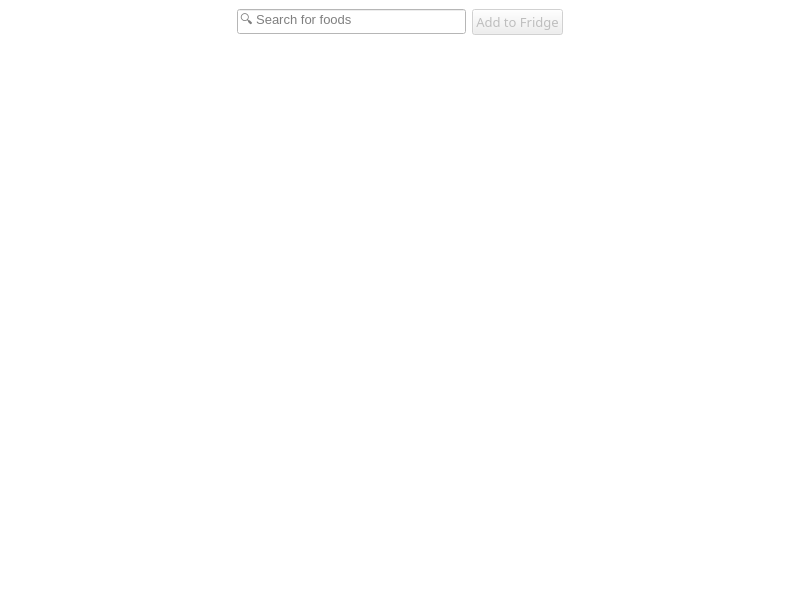
<?xml version="1.0" encoding="UTF-8"?>
<ui version="4.0">
 <class>SearchWindow</class>
 <widget class="QMainWindow" name="SearchWindow">
  <property name="geometry">
   <rect>
    <x>0</x>
    <y>0</y>
    <width>800</width>
    <height>600</height>
   </rect>
  </property>
  <property name="palette">
   <palette>
    <active>
     <colorrole role="Base">
      <brush brushstyle="SolidPattern">
       <color alpha="255">
        <red>255</red>
        <green>255</green>
        <blue>255</blue>
       </color>
      </brush>
     </colorrole>
     <colorrole role="Window">
      <brush brushstyle="SolidPattern">
       <color alpha="255">
        <red>255</red>
        <green>255</green>
        <blue>255</blue>
       </color>
      </brush>
     </colorrole>
    </active>
    <inactive>
     <colorrole role="Base">
      <brush brushstyle="SolidPattern">
       <color alpha="255">
        <red>255</red>
        <green>255</green>
        <blue>255</blue>
       </color>
      </brush>
     </colorrole>
     <colorrole role="Window">
      <brush brushstyle="SolidPattern">
       <color alpha="255">
        <red>255</red>
        <green>255</green>
        <blue>255</blue>
       </color>
      </brush>
     </colorrole>
    </inactive>
    <disabled>
     <colorrole role="Base">
      <brush brushstyle="SolidPattern">
       <color alpha="255">
        <red>255</red>
        <green>255</green>
        <blue>255</blue>
       </color>
      </brush>
     </colorrole>
     <colorrole role="Window">
      <brush brushstyle="SolidPattern">
       <color alpha="255">
        <red>255</red>
        <green>255</green>
        <blue>255</blue>
       </color>
      </brush>
     </colorrole>
    </disabled>
   </palette>
  </property>
  <property name="windowTitle">
   <string>Spartan - Search</string>
  </property>
  <property name="windowIcon">
   <iconset resource="../icon/icon.qrc">
    <normaloff>:/icon/icon_trimmed.png</normaloff>:/icon/icon_trimmed.png</iconset>
  </property>
  <property name="iconSize">
   <size>
    <width>30</width>
    <height>30</height>
   </size>
  </property>
  <widget class="QWidget" name="centralwidget">
   <layout class="QHBoxLayout" name="horizontalLayout_2">
    <item>
     <layout class="QVBoxLayout" name="verticalLayout">
      <item>
       <layout class="QHBoxLayout" name="horizontalLayout">
        <item>
         <spacer name="horizontalSpacer_4">
          <property name="orientation">
           <enum>Qt::Horizontal</enum>
          </property>
          <property name="sizeHint" stdset="0">
           <size>
            <width>40</width>
            <height>20</height>
           </size>
          </property>
         </spacer>
        </item>
        <item>
         <widget class="QLineEdit" name="search_box">
          <property name="sizePolicy">
           <sizepolicy hsizetype="MinimumExpanding" vsizetype="Fixed">
            <horstretch>0</horstretch>
            <verstretch>0</verstretch>
           </sizepolicy>
          </property>
          <property name="minimumSize">
           <size>
            <width>170</width>
            <height>25</height>
           </size>
          </property>
          <property name="maximumSize">
           <size>
            <width>300</width>
            <height>16777215</height>
           </size>
          </property>
          <property name="font">
           <font>
            <family>Segoe UI Symbol</family>
            <pointsize>10</pointsize>
           </font>
          </property>
          <property name="frame">
           <bool>true</bool>
          </property>
          <property name="alignment">
           <set>Qt::AlignLeading|Qt::AlignLeft|Qt::AlignVCenter</set>
          </property>
          <property name="placeholderText">
           <string>🔍 Search for foods</string>
          </property>
         </widget>
        </item>
        <item>
         <widget class="QPushButton" name="add_to_fridge_btn">
          <property name="enabled">
           <bool>false</bool>
          </property>
          <property name="font">
           <font>
            <family>Segoe UI Semilight</family>
            <pointsize>10</pointsize>
           </font>
          </property>
          <property name="text">
           <string>Add to Fridge</string>
          </property>
          <property name="icon">
           <iconset resource="../icon/icon.qrc">
            <normaloff>:/icon/plus.svg</normaloff>:/icon/plus.svg</iconset>
          </property>
         </widget>
        </item>
        <item>
         <spacer name="horizontalSpacer_2">
          <property name="orientation">
           <enum>Qt::Horizontal</enum>
          </property>
          <property name="sizeHint" stdset="0">
           <size>
            <width>40</width>
            <height>20</height>
           </size>
          </property>
         </spacer>
        </item>
       </layout>
      </item>
      <item>
       <widget class="QTableView" name="search_view">
        <property name="palette">
         <palette>
          <active>
           <colorrole role="Highlight">
            <brush brushstyle="SolidPattern">
             <color alpha="255">
              <red>218</red>
              <green>236</green>
              <blue>249</blue>
             </color>
            </brush>
           </colorrole>
           <colorrole role="HighlightedText">
            <brush brushstyle="SolidPattern">
             <color alpha="255">
              <red>0</red>
              <green>0</green>
              <blue>0</blue>
             </color>
            </brush>
           </colorrole>
          </active>
          <inactive>
           <colorrole role="Highlight">
            <brush brushstyle="SolidPattern">
             <color alpha="255">
              <red>218</red>
              <green>236</green>
              <blue>249</blue>
             </color>
            </brush>
           </colorrole>
           <colorrole role="HighlightedText">
            <brush brushstyle="SolidPattern">
             <color alpha="255">
              <red>0</red>
              <green>0</green>
              <blue>0</blue>
             </color>
            </brush>
           </colorrole>
          </inactive>
          <disabled>
           <colorrole role="Highlight">
            <brush brushstyle="SolidPattern">
             <color alpha="255">
              <red>0</red>
              <green>120</green>
              <blue>215</blue>
             </color>
            </brush>
           </colorrole>
           <colorrole role="HighlightedText">
            <brush brushstyle="SolidPattern">
             <color alpha="255">
              <red>0</red>
              <green>0</green>
              <blue>0</blue>
             </color>
            </brush>
           </colorrole>
          </disabled>
         </palette>
        </property>
        <property name="font">
         <font>
          <family>Segoe UI</family>
          <pointsize>10</pointsize>
         </font>
        </property>
        <property name="styleSheet">
         <string notr="true"/>
        </property>
        <property name="frameShape">
         <enum>QFrame::NoFrame</enum>
        </property>
        <property name="editTriggers">
         <set>QAbstractItemView::DoubleClicked|QAbstractItemView::EditKeyPressed|QAbstractItemView::SelectedClicked</set>
        </property>
        <property name="tabKeyNavigation">
         <bool>false</bool>
        </property>
        <property name="alternatingRowColors">
         <bool>false</bool>
        </property>
        <property name="selectionBehavior">
         <enum>QAbstractItemView::SelectRows</enum>
        </property>
        <property name="showGrid">
         <bool>false</bool>
        </property>
        <property name="wordWrap">
         <bool>true</bool>
        </property>
        <attribute name="horizontalHeaderVisible">
         <bool>false</bool>
        </attribute>
        <attribute name="horizontalHeaderStretchLastSection">
         <bool>true</bool>
        </attribute>
        <attribute name="verticalHeaderVisible">
         <bool>false</bool>
        </attribute>
       </widget>
      </item>
     </layout>
    </item>
   </layout>
  </widget>
 </widget>
 <tabstops>
  <tabstop>search_box</tabstop>
  <tabstop>search_view</tabstop>
  <tabstop>add_to_fridge_btn</tabstop>
 </tabstops>
 <resources>
  <include location="../icon/icon.qrc"/>
 </resources>
 <connections/>
</ui>
